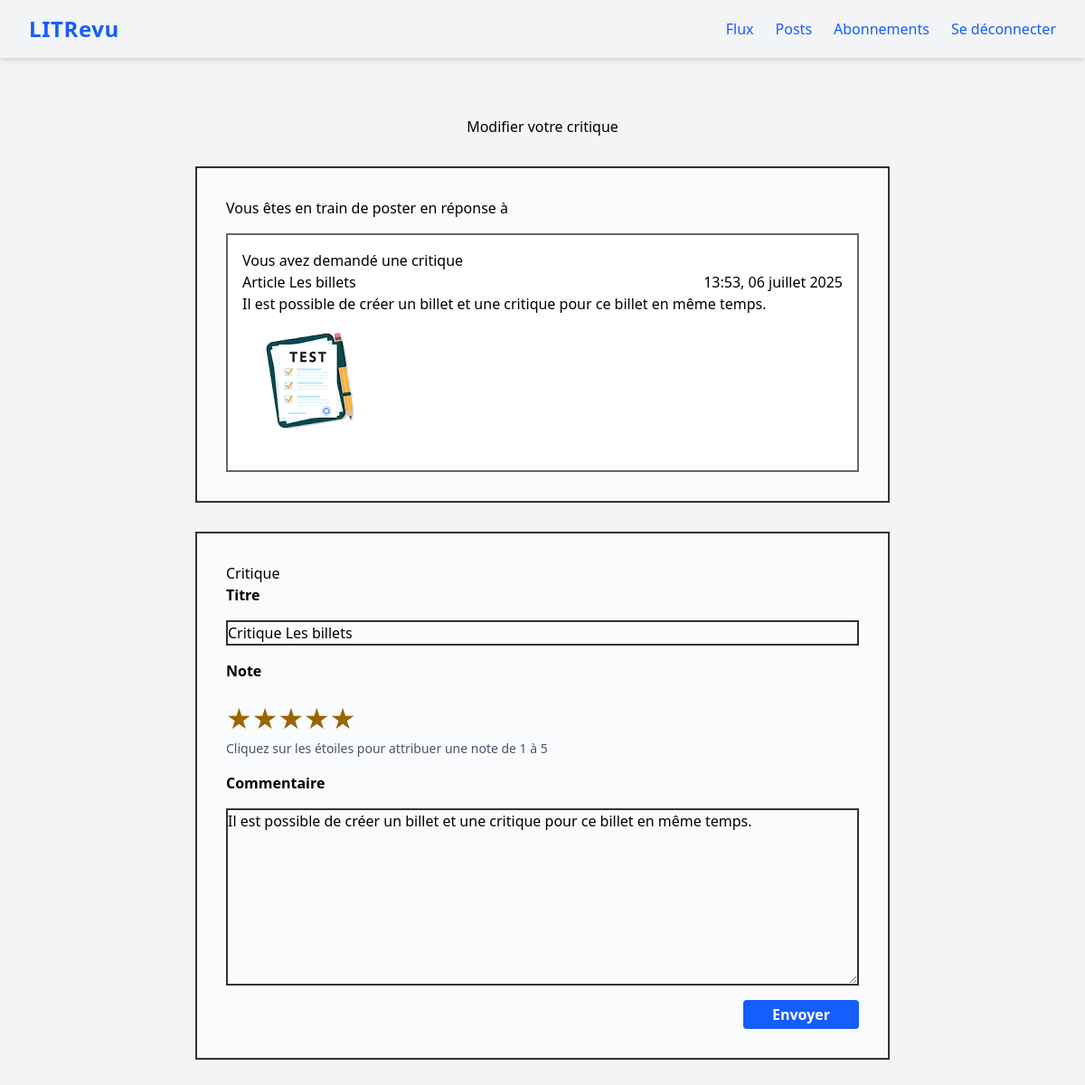
The page /review/15/edit/ (signed in) on the database its author committed.
### review/models.py (models this page shows, shortened)
class Ticket(models.Model):
    title = models.CharField(max_length=128)
    description = models.CharField(max_length=2048, blank=True)
    user = models.ForeignKey(
        to=settings.AUTH_USER_MODEL, on_delete=models.CASCADE)
    image = models.ImageField(blank=True, null=True)
    created = models.DateTimeField(default=timezone.now)

class Review(models.Model):
    ticket = models.ForeignKey(
        to=Ticket,
        related_name="reviews",
        on_delete=models.CASCADE
    )
    rating = models.IntegerField(
        validators=[MinValueValidator(0), MaxValueValidator(5)])
    headline = models.CharField(max_length=128)
    body = models.CharField(max_length=8192, blank=True)
    user = models.ForeignKey(
        to=settings.AUTH_USER_MODEL, on_delete=models.CASCADE)
    created = models.DateTimeField(auto_now_add=True)

### review/views.py (the view)
# urls.py: path('review/<int:review_id>/edit/', review.views.edit_review,
@login_required
def edit_review(request, review_id):
    review = get_object_or_404(models.Review, id=review_id)
    if review.user != request.user:
        return HttpResponseForbidden(
            "Vous n'êtes pas autorisé à modifier cette critique."
        )
    edit_form = forms.ReviewForm(instance=review)
    if request.method == 'POST':
        edit_form = forms.ReviewForm(request.POST, instance=review)
        if edit_form.is_valid():
            edit_form.save()
            messages.success(request, "Critique modifiée avec succès !")
            return redirect('posts')
    context = {
        'edit_form': edit_form,
        'ticket': review.ticket,
    }
    return render(request, 'review/edit_review.html', context=context)

### review/forms.py
class ReviewForm(forms.ModelForm):
    class Meta:
        model = models.Review
        fields = ['headline', 'rating', 'body']
        labels = {
            'headline': 'Titre',
            'rating': 'Note',
            'body': 'Commentaire',
        }
        widgets = {
            'rating': StarRatingWidget(),
            'headline': forms.TextInput(
                attrs={'style': 'border:2px solid #333; width:100%;'}
            ),
            'body': forms.Textarea(
                attrs={
                    'style': 'border:2px solid #333; width:100%;',
                    'rows': 8
                }
            ),
        }

### review/templates/review/edit_review.html (shortened to what this page needs)
{% extends 'base.html' %}
{% block content %}
    <main role="main">
        <h1 class="text-center my-8">Modifier votre critique</h1>
        <form method="post" enctype="multipart/form-data">
            <div style="border:2px solid #333; padding:2rem; margin-bottom:2rem; background:#fafbfc;">
                <p>Vous êtes en train de poster en réponse à</p>
                <div class="ticket" style="border:2px solid #666; padding:1rem; background:#ffffff; margin-top:1rem;">
                    <p>{% if ticket.user == user %}Vous avez demandé une critique{% else %}{{ ticket.user }} a demandé une critique{% endif %}</p>
                    <div class="flex justify-between items-center">
                        <h2 class="mb-0">{{ ticket.title }}</h2>
                        <p class="text-right mb-0">{{ ticket.created|date:"H:i, d F Y" }}</p>
                    </div>
                    <p>{{ ticket.description }}</p>
                    {% if ticket.image %}
                        <img src="{{ ticket.image.url }}" alt="Image du ticket {{ ticket.title }}" class="max-w-[150px] max-h-[150px] rounded mb-2" />
                    {% endif %}
                </div>
            </div>
            {% include 'review/_form_review.html' with edit_form=edit_form %}
        </form>
    </main>
{% endblock content %}

### review/templates/review/_form_review.html
<div class="review" style="border:2px solid #333; padding:2rem; margin:2rem 0; background:#fafbfc;">
    <h2>Critique</h2>
    <div class="mb-4">
        <label for="{{ edit_form.headline.id_for_label }}" class="block font-semibold mb-4">{{ edit_form.headline.label }}</label>
        {{ edit_form.headline }}
    </div>
    <div class="mb-4">
        <div class="block font-semibold mb-4" id="rating-label">{{ edit_form.rating.label }}</div>
        <div role="group" aria-labelledby="rating-label" aria-describedby="rating-help">
            {{ edit_form.rating }}
        </div>
        <p id="rating-help" class="text-sm text-gray-600 mt-1">Cliquez sur les étoiles pour attribuer une note de 1 à 5</p>
    </div>
    <div class="mb-4">
        <label for="{{ edit_form.body.id_for_label }}" class="block font-semibold mb-4">{{ edit_form.body.label }}</label>
        {{ edit_form.body }}
    </div>
    <div style="width:100%; display:flex; justify-content:flex-end;">
        <button type="submit" class="bg-blue-600 text-white px-4 py-1 rounded hover:bg-blue-700 font-semibold transition w-32">Envoyer</button>
    </div>
</div>

### review/static/review/css/styles.css (style rules this page uses)
.star { font-size: 1.2em; cursor: default; transition: color 0.2s ease; }

### rows shown on the page
Ticket: title "Article Les billets", created "13:53, 06 juillet 2025", description "Il est possible de créer un billet et une critique pour ce billet en même temps.", image (picture)
Review: headline "Critique Les billets", rating "★ ★ ★ ★ ★", body "Il est possible de créer un billet et une critique pour ce billet en même temps."

### other values the page prints
{{ edit_form.headline.label }} "Titre"
{{ edit_form.rating.label }} "Note"
{{ edit_form.body.label }} "Commentaire"
